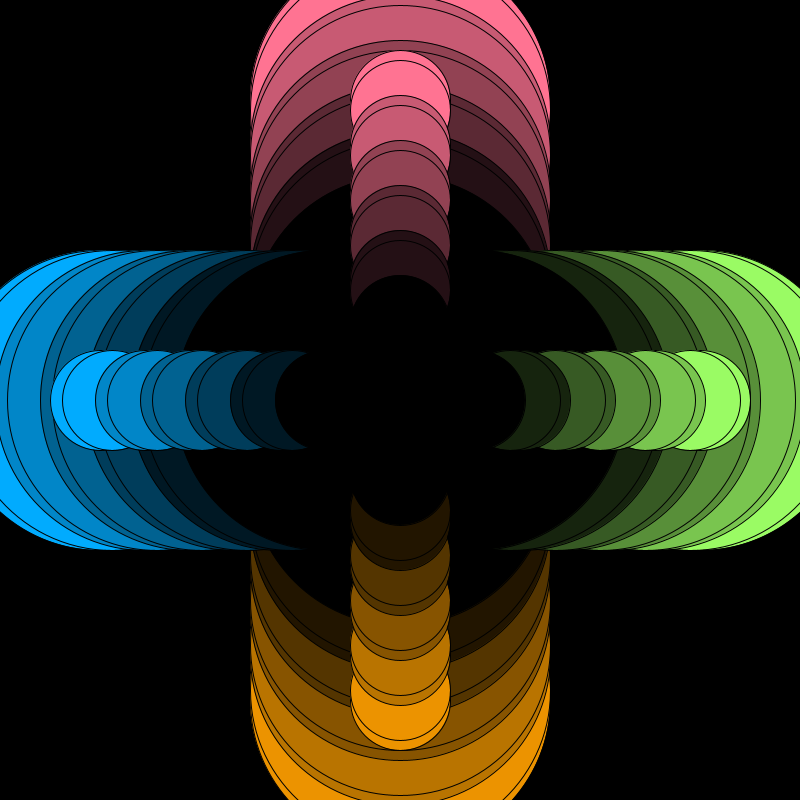
Frame 1 (no input)
Frame 60 (the mouse pressed at the canvas centre just before this capture): identical to frame 1, image omitted
Frame 120 (the mouse held since frame 60 and released just before this capture): identical to frame 1, image omitted

The Processing sketch that drew this single still picture (run headless with seeded random() and noise(); from frame 60 on, the mouse is pressed at the canvas centre):

// Processing sketch: lec9_231211_artResponse
// ── lec9_231211_artResponse.pde
// Response to: https://www.artsy.net/artwork/chul-hyun-ahn-visual-echo-experiment

boolean savedImage = false;

void setup() {
  size(800, 800);
}

void draw() {
  background(0);

  drawCircle(400, 100, 300, 'D', color(258, 115, 146));
  drawCircle(400, 700, 300, 'U', color(236, 147, -72));

  drawCircle(100, 400, 300, 'R', color(1, 171, 254));
  drawCircle(700, 400, 300, 'L', color(154, 251, 100));
  
  
  
  drawCircle(400, 100, 100, 'D', color(258, 115, 146));
  drawCircle(400, 700, 100, 'U', color(236, 147, -72));

  drawCircle(100, 400, 100, 'R', color(1, 171, 254));
  drawCircle(700, 400, 100, 'L', color(154, 251, 100));
  
   // Save the output as an image file
   if (!savedImage) 
   {
     save("squareResponse.png");
     savedImage = true;
   }
}

// 10+ Circles
void drawCircle(int x, int y, int size, char plane, color circleColor) {
  int directionX = 0;
  int directionY = 0;

  int shiftX = 0;
  int shiftY = 0;

  if ('U' == plane) {
    directionY = -45;
    shiftY = -10;
  }
  if ('D' == plane) {
    directionY = 45;
    shiftY = 10;
  }
  if ('L' == plane) {
    directionX = -45;
    shiftX = -10;
  }
  if ('R' == plane) {
    directionX = 45;
    shiftX = 12;
  }

  for (int i = 0; i < 8; i++) {
    float darkness = map(i, 0, 7, 0, 1.5); // Calculate darkness based on loop iteration
    color c = lerpColor(circleColor, color(0), darkness); // Interpolate color between initial color and black

    fill(c); // Set the fill color

    circle(x, y, size);
    circle(x + shiftX, y + shiftY, size);

    x = x + directionX;
    y = y + directionY;
  }
}
